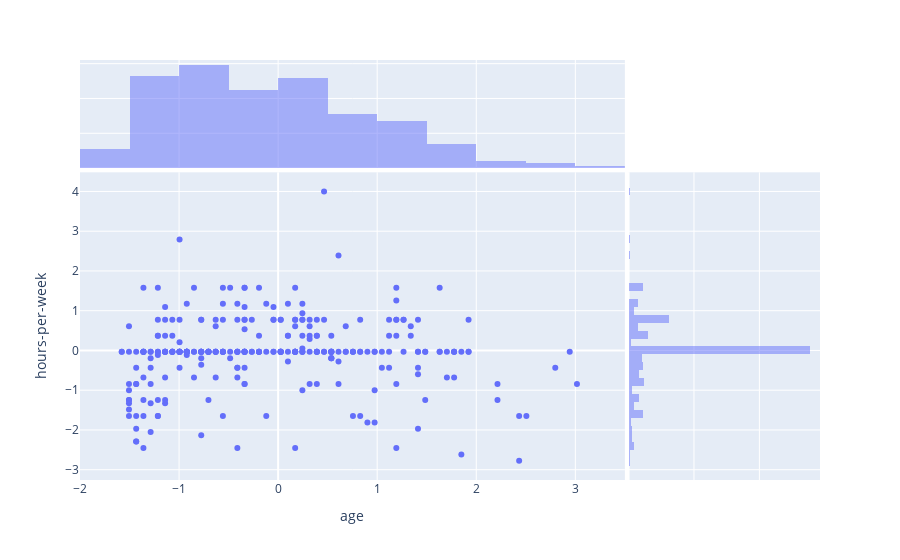

Notebook cell for this chart:
### Markdown cell above
Distribution of the scaled data. Notice the range in the axes change and not the distribution of the data.

### Code cell
#collapse
fig = px.scatter(data_train_scaled[:num_points_to_plot], x="age", y="hours-per-week", marginal_x="histogram", marginal_y="histogram")
fig.show()

### Figure 1 — Plotly figure (JSON) as saved in the notebook; plotly's stock layout.template omitted (floating-point values rounded to 4 significant figures; data arrays with more than 128 entries replaced by an {"elided": "..."} marker saying what was removed)
{"data": [{"hovertemplate": "age=%{x}<br>hours-per-week=%{y}<extra></extra>", "legendgroup": "", "marker": {"color": "#636efa", "symbol": "circle"}, "mode": "markers", "name": "", "orientation": "v", "showlegend": false, "type": "scatter", "x": {"elided": "300 float values"}, "xaxis": "x", "y": {"elided": "300 float values"}, "yaxis": "y"}, {"alignmentgroup": "True", "bingroup": "x", "hovertemplate": "age=%{x}<br>count=%{y}<extra></extra>", "legendgroup": "", "marker": {"color": "#636efa"}, "name": "", "offsetgroup": "", "opacity": 0.5, "showlegend": false, "type": "histogram", "x": {"elided": "300 float values"}, "xaxis": "x3", "yaxis": "y3"}, {"alignmentgroup": "True", "bingroup": "y", "hovertemplate": "hours-per-week=%{y}<br>count=%{x}<extra></extra>", "legendgroup": "", "marker": {"color": "#636efa"}, "name": "", "offsetgroup": "", "opacity": 0.5, "showlegend": false, "type": "histogram", "xaxis": "x2", "y": {"elided": "300 float values"}, "yaxis": "y2"}], "layout": {"barmode": "overlay", "legend": {"tracegroupgap": 0}, "margin": {"t": 60}, "xaxis": {"anchor": "y", "domain": [0, 0.7363], "title": {"text": "age"}}, "xaxis2": {"anchor": "y2", "domain": [0.7413, 1], "matches": "x2", "showgrid": true, "showline": false, "showticklabels": false, "ticks": ""}, "xaxis3": {"anchor": "y3", "domain": [0, 0.7363], "matches": "x", "showgrid": true, "showticklabels": false}, "xaxis4": {"anchor": "y4", "domain": [0.7413, 1], "matches": "x2", "showgrid": true, "showline": false, "showticklabels": false, "ticks": ""}, "yaxis": {"anchor": "x", "domain": [0, 0.7326], "title": {"text": "hours-per-week"}}, "yaxis2": {"anchor": "x2", "domain": [0, 0.7326], "matches": "y", "showgrid": true, "showticklabels": false}, "yaxis3": {"anchor": "x3", "domain": [0.7426, 1], "matches": "y3", "showgrid": true, "showline": false, "showticklabels": false, "ticks": ""}, "yaxis4": {"anchor": "x4", "domain": [0.7426, 1], "matches": "y3", "showgrid": true, "showline": false, "showticklabels": false, "ticks": ""}}}
